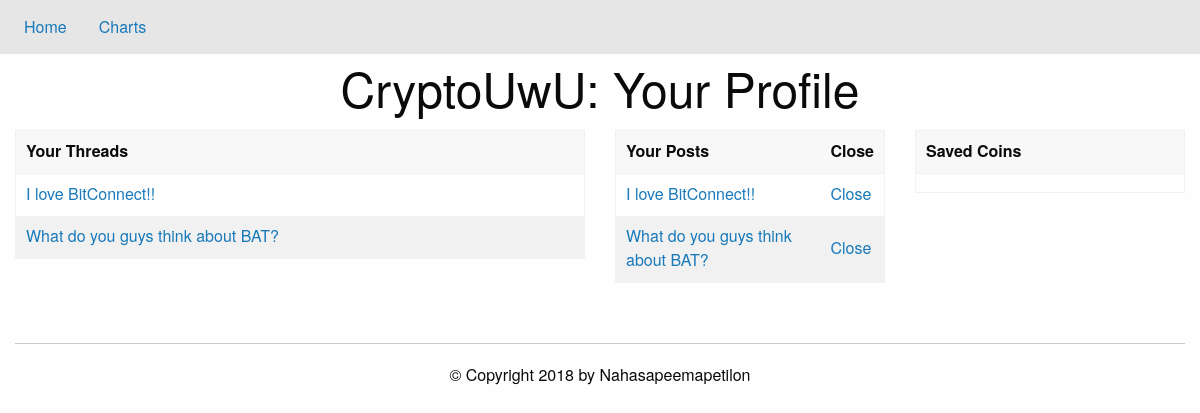
The app's page /profile (signed in), older data.
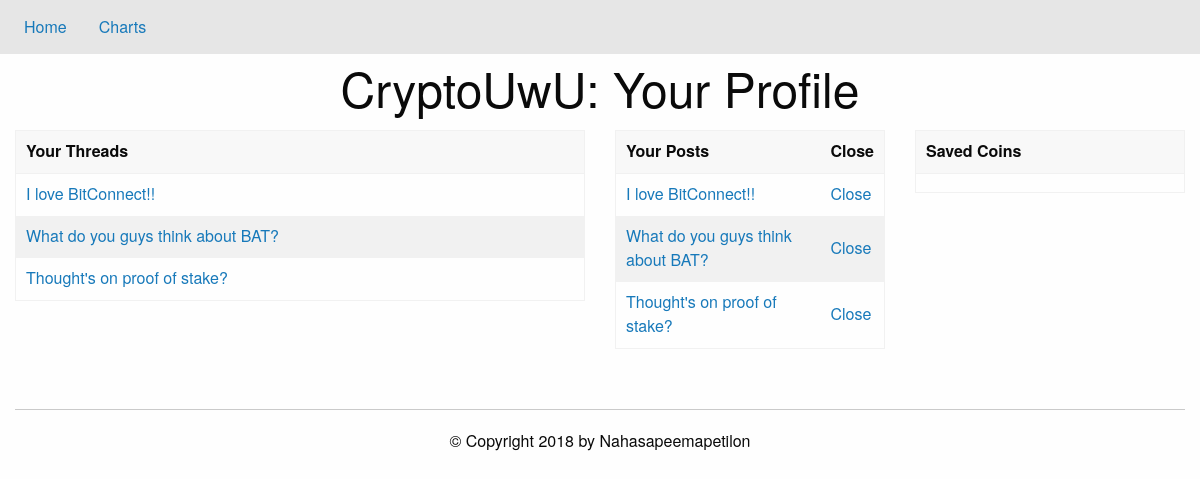
The same page, newer data.
### tables this page shows
CREATE TABLE rpeci_threads (threadID INT PRIMARY KEY, post TEXT);

CREATE TABLE rpeci_posts (threadID INT, postID INT, post TEXT);

### app.py (the view)
@app.route('/profile')
def load_profile():
    if noUser():
        return redirect('/')
    db = sqlite3.connect('./data/base.db')
    c = db.cursor()
    coins=dbEditor.getCoins(c,session['username'])
    threads=dbEditor.userThreads(c, session['username'])
    posts=dbEditor.userPosts(c,session['username'])
    db.close()
    return render_template('profile.html', coins=coins, threads=threads, posts=posts)

### app.py (called while the page is built)
def noUser():
    return 'username' not in session.keys()

### util/dbEditor.py (called while the page is built)
def foo_char_html(str): # parses through username
    return str.replace('&', '&amp;').replace('<', '&lt;').replace('>', '&gt;')

def getCoins(cursor,user): # get list of coins user likes
    t = cursor.execute("SELECT listCoins from coins WHERE username = ?;", (foo_char_html(user),)).fetchone()[0]
    val = t.split("!")
    return val

def userThreads(cursor,user):
    v = "SELECT post,threadID FROM " + user + "_threads;"
    l = list(cursor.execute(v))
    return l

def userPosts(cursor,user):
    v = "SELECT * FROM " + user + "_posts;"
    l = list(cursor.execute(v))
    return l

### templates/profile.html (shortened to what this page needs)
{% extends "register.html" %}
{% block content %}
<h1 class="text-center"> CryptoUwU: Your Profile</h1>
<div class="grid-container">
  <div class="grid-x grid-padding-x">
    <div class="cell small-6">
      <table class="hover">
	<thead><tr>
	    <th> Your Threads </th>
	</tr></thead>
	<tbody>
	  {% for thread in threads %}
	  <tr>
	    <td><a href="/thread?id={{thread[1]}}">{{ thread[0] }}</a></td>
	  </tr>
	  {% endfor %}
	</tbody>
      </table>
    </div>
  <div  class="cell small-3">
    <table class="hover">
      <thead><tr>
	  <th> Your Posts
	  </th>
	  <th> Close</th>
      </tr></thead>
      <tbody>
	{% for post in posts %}
	<tr data-closable>
	  <td><a href="/thread?id={{post[0]}}#{{post[1]}}">{{ post[2] }}</a>
	  </td>
	  <td><a href="#" data-close>Close</a>
	  </td>
	</tr>
	{% endfor %}
      </tbody>
    </table>
  </div>
  <div  class="cell small-3">
    <table class="hover">
      <thead><tr>
	  <th> Saved Coins </th>
      </tr></thead>
      <tbody>
	{% for coin in coins %}
	<tr>
	  <td>{{ coin }}</td>
	</tr>
	{% endfor %}
      </tbody>
    </table>
  </div>
</div>
{% endblock %}

Row changes from the older to the newer data that the page shows:
added rpeci_threads: post "Thought's on proof of stake?"
added rpeci_posts: post "Thought's on proof of stake?"
